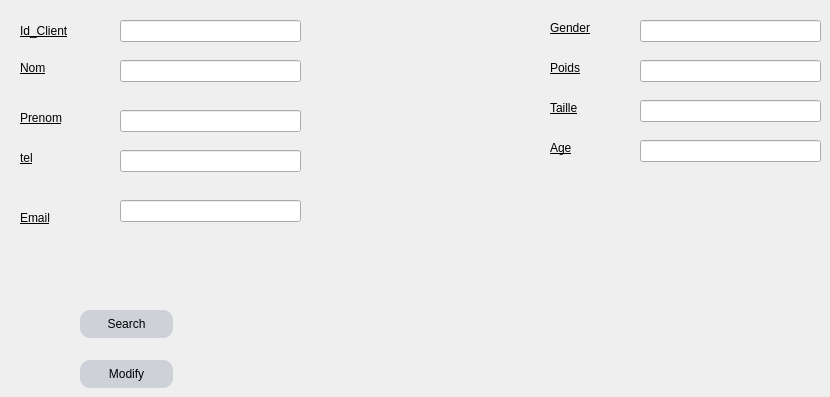
      <widget class="QWidget" name="tab_15">
       <attribute name="title">
        <string>Modify Client</string>
       </attribute>
       <widget class="QLabel" name="label_47">
        <property name="geometry">
         <rect>
          <x>20</x>
          <y>20</y>
          <width>71</width>
          <height>21</height>
         </rect>
        </property>
        <property name="styleSheet">
         <string notr="true">color: rgb(0, 0, 0);
border-color: rgb(255, 255, 255);
text-decoration: underline;
font: 75 10pt &quot;MS Shell Dlg 2&quot;;
</string>
        </property>
        <property name="text">
         <string>Id_Client</string>
        </property>
       </widget>
       <widget class="QLabel" name="label_48">
        <property name="geometry">
         <rect>
          <x>20</x>
          <y>60</y>
          <width>55</width>
          <height>16</height>
         </rect>
        </property>
        <property name="styleSheet">
         <string notr="true">color: rgb(0, 0, 0);
border-color: rgb(255, 255, 255);
text-decoration: underline;
font: 75 10pt &quot;MS Shell Dlg 2&quot;;
</string>
        </property>
        <property name="text">
         <string>Nom</string>
        </property>
       </widget>
       <widget class="QLabel" name="label_49">
        <property name="geometry">
         <rect>
          <x>20</x>
          <y>110</y>
          <width>55</width>
          <height>16</height>
         </rect>
        </property>
        <property name="styleSheet">
         <string notr="true">color: rgb(0, 0, 0);
border-color: rgb(255, 255, 255);
text-decoration: underline;
font: 75 10pt &quot;MS Shell Dlg 2&quot;;
</string>
        </property>
        <property name="text">
         <string>Prenom</string>
        </property>
       </widget>
       <widget class="QLabel" name="label_50">
        <property name="geometry">
         <rect>
          <x>20</x>
          <y>150</y>
          <width>55</width>
          <height>16</height>
         </rect>
        </property>
        <property name="styleSheet">
         <string notr="true">color: rgb(0, 0, 0);
border-color: rgb(255, 255, 255);
text-decoration: underline;
font: 75 10pt &quot;MS Shell Dlg 2&quot;;
</string>
        </property>
        <property name="text">
         <string>tel</string>
        </property>
       </widget>
       <widget class="QLabel" name="label_51">
        <property name="geometry">
         <rect>
          <x>20</x>
          <y>210</y>
          <width>61</width>
          <height>16</height>
         </rect>
        </property>
        <property name="styleSheet">
         <string notr="true">color: rgb(0, 0, 0);
border-color: rgb(255, 255, 255);
text-decoration: underline;
font: 75 10pt &quot;MS Shell Dlg 2&quot;;
</string>
        </property>
        <property name="text">
         <string>Email</string>
        </property>
       </widget>
       <widget class="QLabel" name="label_52">
        <property name="geometry">
         <rect>
          <x>550</x>
          <y>20</y>
          <width>55</width>
          <height>16</height>
         </rect>
        </property>
        <property name="styleSheet">
         <string notr="true">color: rgb(0, 0, 0);
border-color: rgb(255, 255, 255);
text-decoration: underline;
font: 75 10pt &quot;MS Shell Dlg 2&quot;;
</string>
        </property>
        <property name="text">
         <string>Gender</string>
        </property>
       </widget>
       <widget class="QLabel" name="label_53">
        <property name="geometry">
         <rect>
          <x>550</x>
          <y>60</y>
          <width>55</width>
          <height>16</height>
         </rect>
        </property>
        <property name="styleSheet">
         <string notr="true">color: rgb(0, 0, 0);
border-color: rgb(255, 255, 255);
text-decoration: underline;
font: 75 10pt &quot;MS Shell Dlg 2&quot;;
</string>
        </property>
        <property name="text">
         <string>Poids</string>
        </property>
       </widget>
       <widget class="QLabel" name="label_54">
        <property name="geometry">
         <rect>
          <x>550</x>
          <y>100</y>
          <width>55</width>
          <height>16</height>
         </rect>
        </property>
        <property name="styleSheet">
         <string notr="true">color: rgb(0, 0, 0);
border-color: rgb(255, 255, 255);
text-decoration: underline;
font: 75 10pt &quot;MS Shell Dlg 2&quot;;
</string>
        </property>
        <property name="text">
         <string>Taille</string>
        </property>
       </widget>
       <widget class="QLabel" name="label_55">
        <property name="geometry">
         <rect>
          <x>550</x>
          <y>140</y>
          <width>55</width>
          <height>16</height>
         </rect>
        </property>
        <property name="styleSheet">
         <string notr="true">color: rgb(0, 0, 0);
border-color: rgb(255, 255, 255);
text-decoration: underline;
font: 75 10pt &quot;MS Shell Dlg 2&quot;;
</string>
        </property>
        <property name="text">
         <string>Age</string>
        </property>
       </widget>
       <widget class="QLineEdit" name="lineEdit_idc">
        <property name="geometry">
         <rect>
          <x>120</x>
          <y>20</y>
          <width>181</width>
          <height>22</height>
         </rect>
        </property>
       </widget>
       <widget class="QLineEdit" name="lineEdit_N_2">
        <property name="geometry">
         <rect>
          <x>120</x>
          <y>60</y>
          <width>181</width>
          <height>22</height>
         </rect>
        </property>
       </widget>
       <widget class="QLineEdit" name="lineEdit_FN_2">
        <property name="geometry">
         <rect>
          <x>120</x>
          <y>110</y>
          <width>181</width>
          <height>22</height>
         </rect>
        </property>
       </widget>
       <widget class="QLineEdit" name="lineEdit_TEL_2">
        <property name="geometry">
         <rect>
          <x>120</x>
          <y>150</y>
          <width>181</width>
          <height>22</height>
         </rect>
        </property>
       </widget>
       <widget class="QLineEdit" name="lineEdit_email">
        <property name="geometry">
         <rect>
          <x>120</x>
          <y>200</y>
          <width>181</width>
          <height>22</height>
         </rect>
        </property>
       </widget>
       <widget class="QLineEdit" name="lineEdit_GENDER_2">
        <property name="geometry">
         <rect>
          <x>640</x>
          <y>20</y>
          <width>181</width>
          <height>22</height>
         </rect>
        </property>
       </widget>
       <widget class="QLineEdit" name="lineEdit_WEIGHT">
        <property name="geometry">
         <rect>
          <x>640</x>
          <y>60</y>
          <width>181</width>
          <height>22</height>
         </rect>
        </property>
       </widget>
       <widget class="QLineEdit" name="lineEdit_Height">
        <property name="geometry">
         <rect>
          <x>640</x>
          <y>100</y>
          <width>181</width>
          <height>22</height>
         </rect>
        </property>
       </widget>
       <widget class="QLineEdit" name="lineEdit_AGE">
        <property name="geometry">
         <rect>
          <x>640</x>
          <y>140</y>
          <width>181</width>
          <height>22</height>
         </rect>
        </property>
       </widget>
       <widget class="QPushButton" name="Search">
        <property name="geometry">
         <rect>
          <x>80</x>
          <y>310</y>
          <width>93</width>
          <height>28</height>
         </rect>
        </property>
        <property name="styleSheet">
         <string notr="true">
QPushButton{
background:#ced1d8;
border-style:outset;
border-radius:10px;
}
QPushButton:pressed{
background-color:rgb(224,0,0);
border-style:inset;}
QPushButton:hover {
    background-color:rgb(5, 255, 0);
    }
</string>
        </property>
        <property name="text">
         <string>Search</string>
        </property>
       </widget>
       <widget class="QPushButton" name="Modify">
        <property name="geometry">
         <rect>
          <x>80</x>
          <y>360</y>
          <width>93</width>
          <height>28</height>
         </rect>
        </property>
        <property name="styleSheet">
         <string notr="true">
QPushButton{
background:#ced1d8;
border-style:outset;
border-radius:10px;
}
QPushButton:pressed{
background-color:rgb(224,0,0);
border-style:inset;}
QPushButton:hover {
    background-color:rgb(5, 255, 0);
    }
</string>
        </property>
        <property name="text">
         <string>Modify</string>
        </property>
       </widget>
      </widget>
